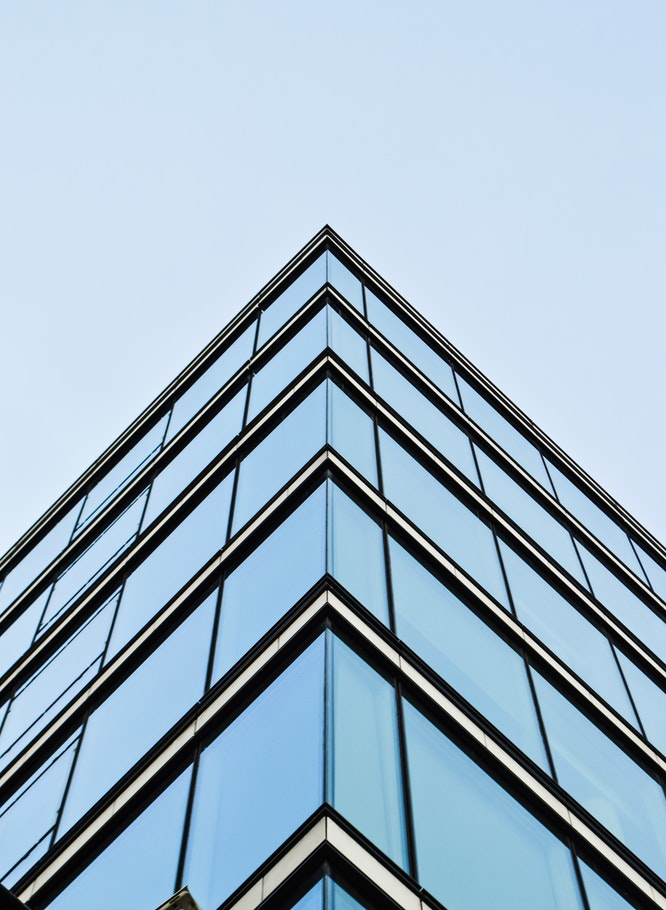
#> input picture Learning_Image_Processing/Datacamp_Image_Processing/build.jpg, 666 x 910 px
$ python corner_detector.py
#> lines starting #> are read from the running program, lines starting #| are printed output that depends on the picture
from skimage import io, color, feature, measure
import matplotlib.pyplot as plt


def show_image_with_corners(image, coords, title="Corners detected"):
    plt.imshow(image, interpolation='nearest', cmap='gray')
    plt.title(title)
    plt.plot(coords[:, 1], coords[:, 0], '+r', markersize=15)
    plt.axis('off')
    plt.show()


image = io.imread("build.jpg")
#> image is the input picture: shape (910, 666, 3); mean R, G, B 158, 180.2, 198

image = color.rgb2gray(image)
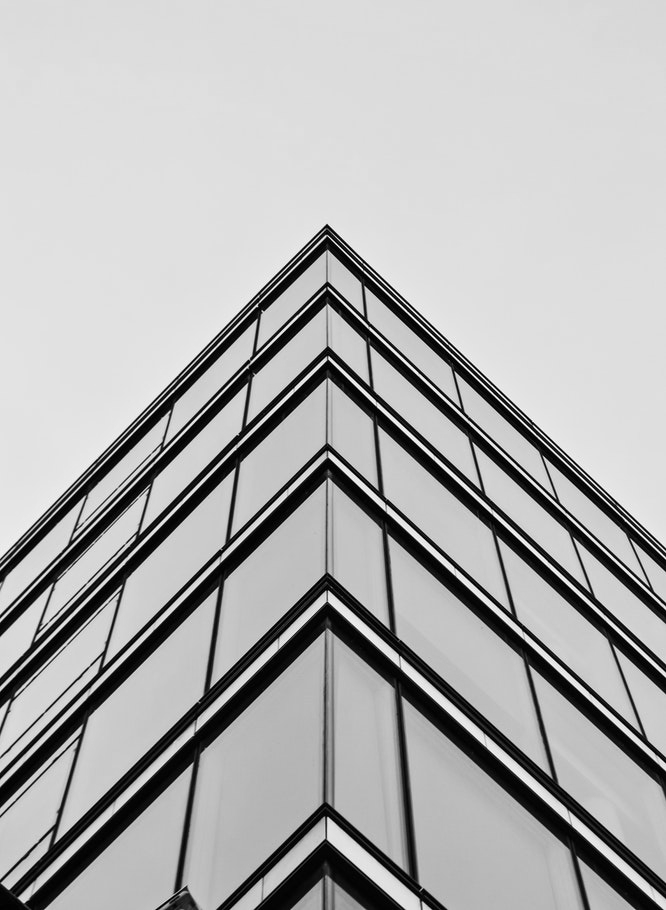
#> image: shape (910, 666) float64; min 0, max 1, mean 0.693

measure_image = feature.corner_harris(image)
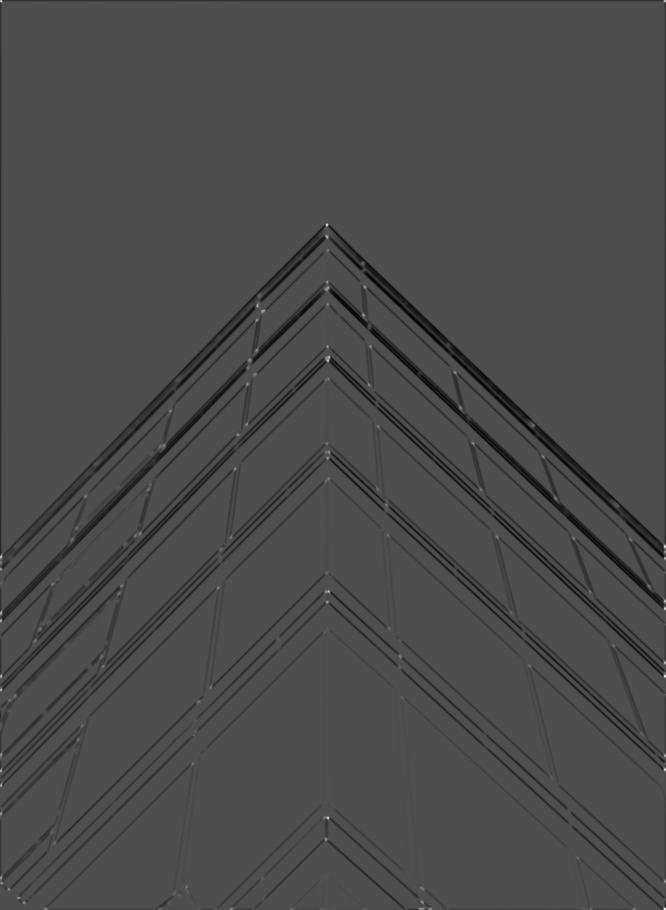
#> measure_image: shape (910, 666) float64; min -2.92, max 6.58, mean -0.11; drawn with min black and max white

coords = feature.corner_peaks(feature.corner_harris(
    image), min_distance=20, threshold_rel=0.02)
#> coords = 66 pairs, first value 224 to 886, second value 35 to 641

show_image_with_corners(image, coords)
#> in show_image_with_corners, `plt.show()`:
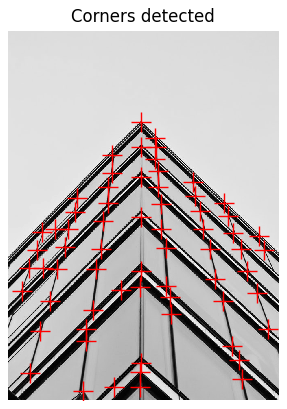
#> figure drawn by matplotlib, 1 panel


# plt.imshow(measure_image, cmap='gray')
# plt.show()
